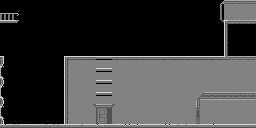

Below is a game level as drawn by its tile map, then a one-line description and the .tmx that defines it (tile-layer data replaced by summaries):
An orthogonal 64x32 tile map with 4x4 px tiles, 2 tile layers (background, front layer) and 30 objects (4x box, trigger, player).

<map version="1.4" tiledversion="1.4.2" orientation="orthogonal" renderorder="right-down" width="64" height="32" tilewidth="4" tileheight="4" infinite="0" nextlayerid="11" nextobjectid="63">
 <editorsettings>
  <export target="trird_level.lua" format="lua" />
 </editorsettings>
 <tileset firstgid="1" source="../graphics/city_tileset.tsx" />
 <group id="5" name="a">
  <layer id="2" name="background" width="64" height="32">
   <data>[2048 cells, 973 non-empty, 33 distinct tile ids]</data>
  </layer>
  <layer id="1" name="front layer" width="64" height="32">
   <data>[2048 cells, 43 non-empty, 17 distinct tile ids]</data>
  </layer>
  <objectgroup id="3" name="objects">
   <object id="1" type="box" x="247.636" y="115.818" width="8.36364" height="8" />
   <object id="2" type="box" x="240" y="115.818" width="7.09091" height="8" />
   <object id="3" type="box" x="239.818" y="107.273" width="7.45455" height="8.54545" />
   <object id="4" type="box" x="247.818" y="107.455" width="7.81818" height="7.63636" />
   <object id="31" type="trigger" x="254.909" y="3.63636" width="1.27273" height="15.8182">
    <properties>
     <property name="target" value="fourth_level" />
     <property name="type" value="exit" />
    </properties>
   </object>
   <object id="32" type="player" x="74.1818" y="52.3636">
    <point />
   </object>
  </objectgroup>
  <objectgroup id="4" name="solid">
   <object id="6" x="-0.363636" y="55.4545" width="4.18182" height="12.1818" />
   <object id="7" x="-0.181818" y="67.8182" width="1.45455" height="8.90909" />
   <object id="8" x="-0.363636" y="76.9091" width="4.36364" height="10.3636" />
   <object id="9" x="-0.363636" y="87.4545" width="2" height="9.27273" />
   <object id="10" x="0" y="96.9091" width="3.81818" height="11.2727" />
   <object id="11" x="-0.181818" y="108.364" width="1.09091" height="8" />
   <object id="12" x="-0.363636" y="116" width="4.36364" height="8.72727" />
   <object id="13" x="-0.333333" y="123.333" width="256.667" height="4.66667" />
   <object id="14" x="256" y="92.1818" width="0.272727" height="31.4545" />
   <object id="15" x="200.182" y="95.9091" width="55.7273" height="4.09091" />
   <object id="16" x="204.182" y="91.9091" width="51.8182" height="3.72727" />
   <object id="17" x="196" y="99.9091" width="4.09091" height="8" />
   <object id="18" x="64" y="56" width="4" height="67.25" />
   <object id="19" x="68" y="55.4545" width="28" height="4.54545" />
   <object id="20" x="112" y="56" width="143.636" height="4.54545" />
   <object id="21" x="224" y="20" width="4.72727" height="35.6364" />
   <object id="22" x="228.727" y="19.8182" width="27.2727" height="4.36364" />
   <object id="23" x="224.182" y="-0.181818" width="31.8182" height="4" />
   <object id="25" x="95.8182" y="55.6364" width="16.3636" height="3.81818" />
   <object id="26" x="95.8182" y="67.4545" width="16.1818" height="4.18182" />
   <object id="27" x="96" y="79.4545" width="16" height="4" />
   <object id="28" x="95.8182" y="91.4545" width="16.1818" height="3.81818" />
   <object id="29" x="95.6364" y="103.818" width="16.1818" height="4.18182" />
   <object id="30" x="-0.181818" y="20" width="16" height="2.90909" />
  </objectgroup>
 </group>
</map>
